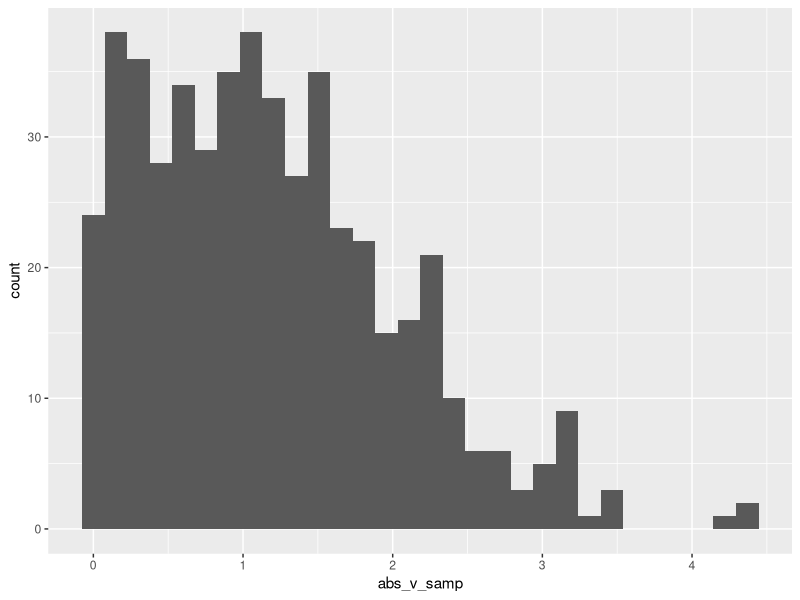

Generate this figure with R:
## ---- chunk 1

library(tidyverse)

## ---- chunk 2
samp = rnorm(100)
length(samp)
## ---- chunk 3

la_df = 
  tibble(
    norm_samp= rnorm( n = 500, mean = 1),
    samp_g1 = norm_samp > 1, 
    abs_v_samp = abs(norm_samp)
    )

ggplot(la_df, aes(x= abs_v_samp)) + 
         geom_histogram()

#look up how to add hotkeys, like the one the prof used in class to quickly create a new chunk
